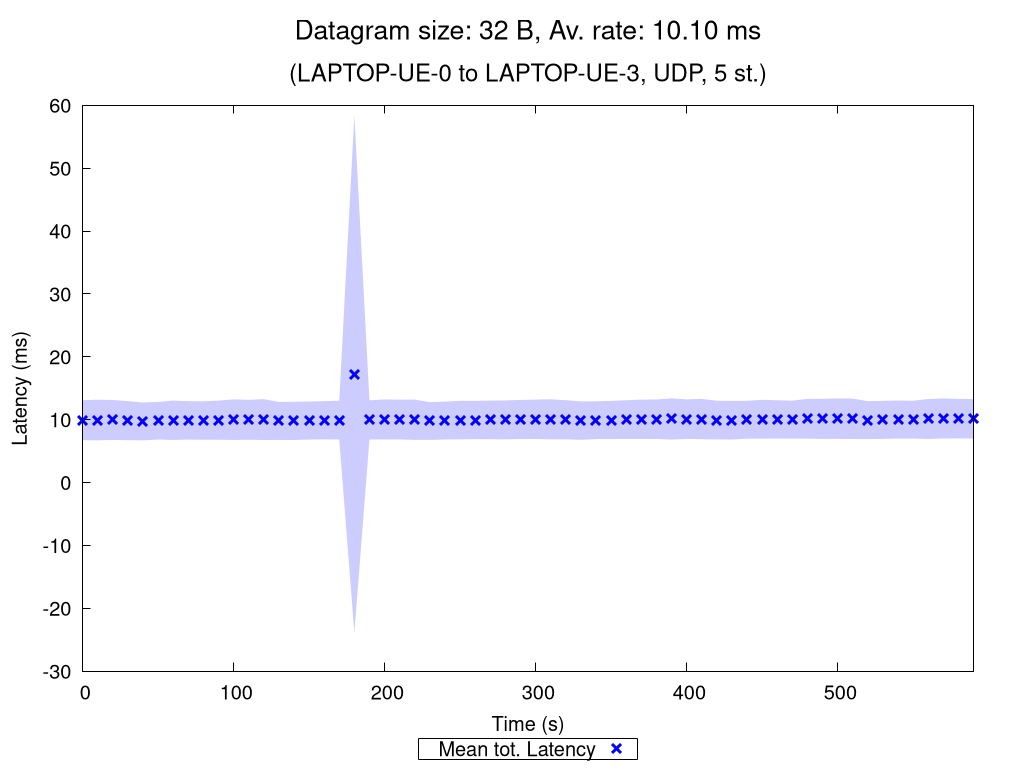

Here is the gnuplot script that generated this plot:
set terminal pngcairo nocrop enhanced size 1024,768 font "Verdana,15"
set output "UDP_5_st_2020_10_12_02-40-30_one2two_00032B.png"

set title "{/=20 Datagram size: 32 B, Av. rate: 10.10 ms}\n\n{/=18 (LAPTOP-UE-0 to LAPTOP-UE-3, UDP, 5 st.)}"

set xlabel "Time (s)"
set ylabel "Latency (ms)"
set ytics nomirror
set key bmargin center horizontal box samplen 1 width -1
set bmargin 4.6
set rmargin 4.5

rf = 1.0  # rate factor
set style fill transparent solid 0.2 noborder
set autoscale xfix
plot "UDP_5_st_2020_10_12_02-40-30_one2two_00032B_iperf_processed.dat" using 1:($2/rf-$3/rf):($2/rf+$3/rf) with filledcurves lc rgb "blue" notitle, \
     "" using 1:($2/rf) with points pt 2 ps 1.5 lw 3 lc rgb "blue" title "Mean tot. Latency", \
